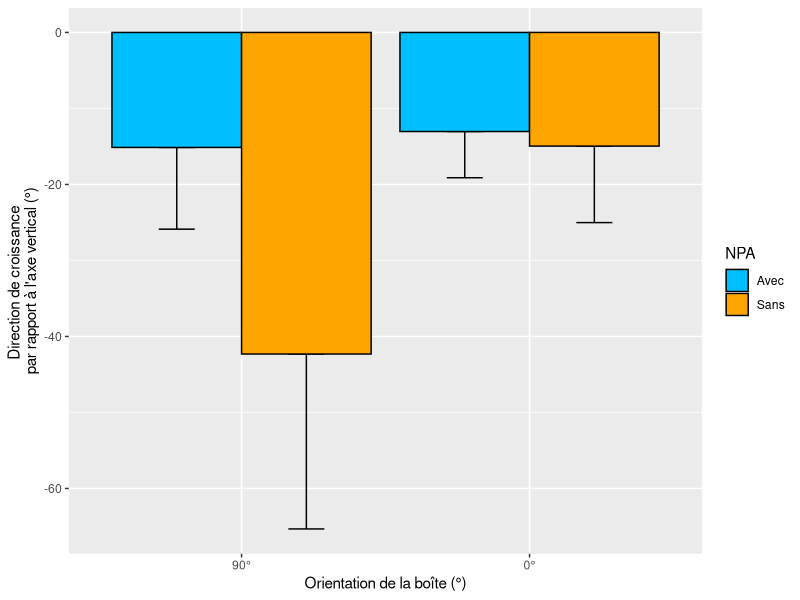
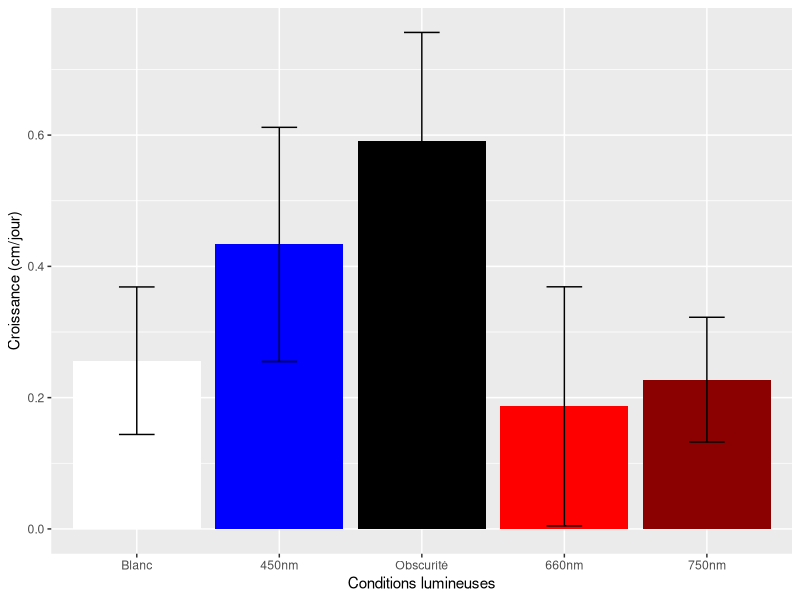
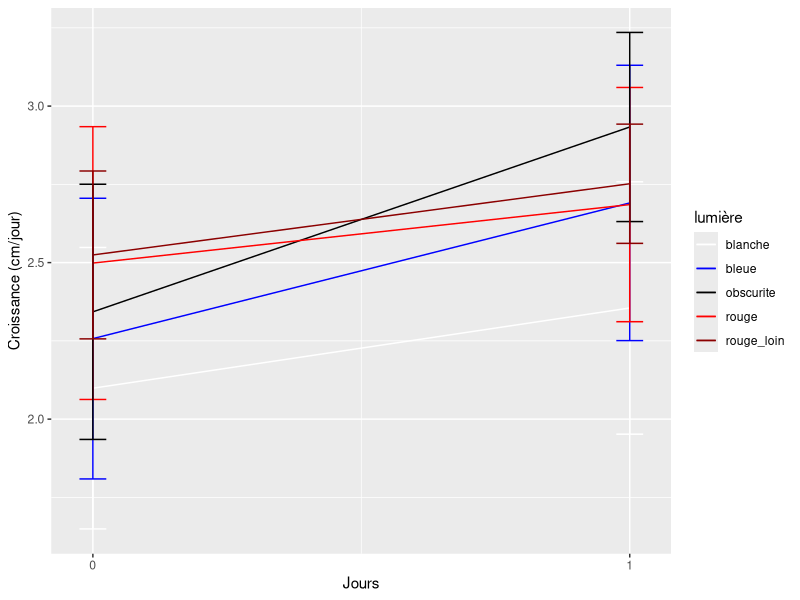
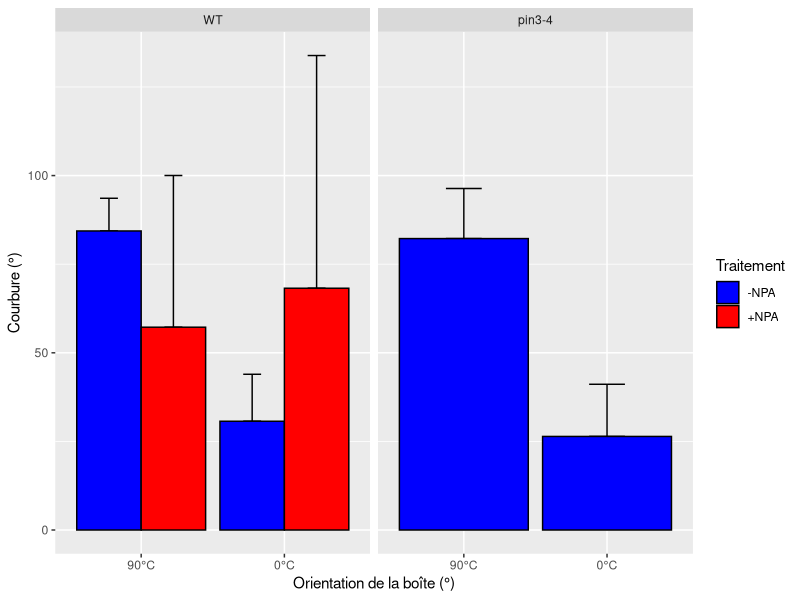
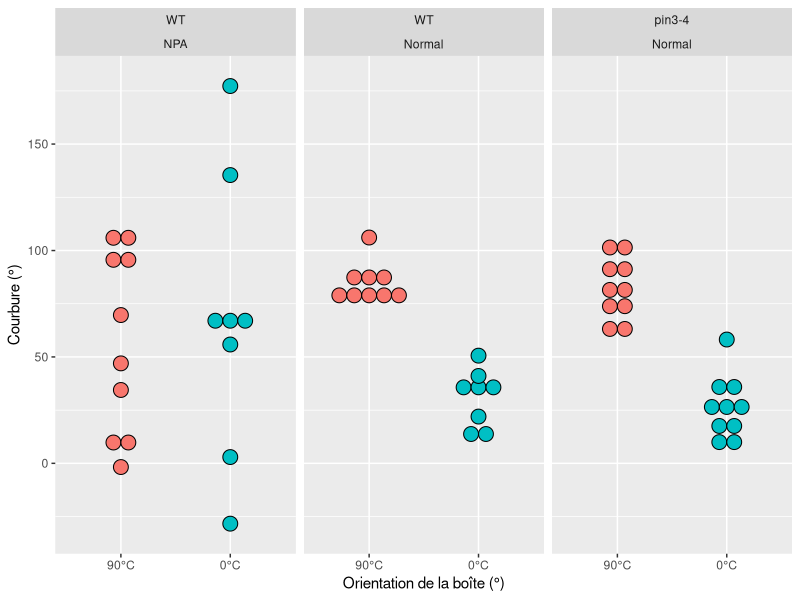

The R source for these figures, in order:
## ---- chunk 1
# Installation d'une librairie pour la production de graphiques`
# install.packages("ggplot2")
library(ggplot2)
# Installation d'une librairie pour la gestion des données tabulaires
# install.packages("data.table")
library(data.table)
## ---- chunk 2
# Lecture des données csv, méthode data.table
data1 <- fread(input = "student1/resulat.csv")
data2 <- fread(input = "student2/gravi.csv")
## ---- chunk 3
# Mise en forme des données, méthode data.table ###################################################
data1.summarized <- data1[,
                          list(diff=longueur[jour==1]-longueur[jour==0]),
                          by=list(plante, lumière)][, 
                                                    list(mean=mean(diff), sd=sd(diff)),
                                                    by=lumière]

data2.summarized <- data2[time == 1,
                          list(direction=mean(angle-180), ecarttype=sd(angle-180)),
                          by=list(Position, NPA)]
## ---- chunk 4


# Définition des paramètres principaux du graphique
g  <- ggplot(data = data2.summarized, mapping = aes(x = Position, y = direction, fill = NPA))

# Création du graphique
g.basic <- g + 
  geom_errorbar(width=.25, aes(ymin=direction-ecarttype, ymax=direction),  # ajout des écart-types
                position=position_dodge(.9)) + # re-positionnement correct des barres d'erreur
  geom_bar(stat = "identity", position = position_dodge(), color = "black") # choix d'un barplot

# g.basic

# Amélioration du graphique
g.improved <- g.basic +
  scale_fill_manual(values = c("deepskyblue", "orange")) + # re-définition des couleurs des barres
  scale_x_discrete(labels=c("90°", "0°")) + # re-définition des étiquettes de l'axe x
  ylab("Direction de croissance \npar rapport à l'axe vertical (°)") + # Titre axe y
  xlab("Orientation de la boîte (°)")# Titre axe x

g.improved
## ---- chunk 5
# Définition des paramètres principaux du graphique
g  <- ggplot(data = data1.summarized, mapping = aes(x = lumière, y = mean, fill = lumière))

# Création du graphique de type 'barplot'
g.basic <- g + 
  geom_bar(stat = "identity", position = position_dodge()) + # choix d'un barplot
  geom_errorbar(width=.25, aes(ymin=mean-sd, ymax=mean+sd)) # ajout des écart-types

# Amélioration du graphique
g.improved <- g.basic +
  scale_fill_manual(values = c("white","blue", "black", "red", "darkred")) + # re-définition des couleurs des barres
  scale_x_discrete(labels=c("Blanc", "450nm", "Obscurité", "660nm", "750nm")) + # re-définition des étiquettes de l'axe x
  ylab("Croissance (cm/jour)") + # Titre axe y
  xlab("Conditions lumineuses") + # Titre axe x
  guides(fill=FALSE) # Suppression de la légende

g.improved
## ---- chunk 6
# Mise en forme des données
## Calcul de la moyenne de longueur pour chaque jour et condition lumineuse
data.per.day <- data1[,
                      list(mean=mean(longueur), sd=sd(longueur)),
                      by=list(jour, lumière)]

# Définition des paramètres principaux du graphique
g  <- ggplot(data = data.per.day, mapping = aes(x = jour, y = mean, color = lumière))

# Création du graphique de type 'X-Y, lignes'
g.basic <- g + 
  geom_line() + # choix d'un graphique x/y de type ligne
  geom_errorbar(width=.05, aes(ymin=mean-sd, ymax=mean+sd)) # ajout des écart-types

# Amélioration du graphique
g.improved <- g.basic +
  scale_color_manual(values = c("white","blue", "black", "red", "darkred")) + # re-définition des couleurs des barres
  scale_x_continuous(breaks = c(0,1)) + # re-définition des étiquettes de l'axe x
  ylab("Croissance (cm/jour)") + # Titre axe y
  xlab("Jours")

g.improved
## ---- chunk 7
data3   <- fread(input = "student3/data.csv")
data3$stimulus <- factor(data3$stimulus)  # transformation de cette donnée en 'facteurs' pour qu'elle soit
                                          # comprise par ggplot comme un paramètre de regroupement des données

# Définition des paramètres principaux du graphique
# Notez ici l'utilisation de l'argument 'group'
g  <- ggplot(data = data3, mapping = aes(x = stimulus, y = mean, fill = traitement, group = traitement))

# Création du graphique
g.basic <- g + 
  geom_errorbar(width=.25, aes(ymin=mean, ymax=mean+sd),  # ajout des écart-types
                position=position_dodge(.9)) + # re-positionnement correct des barres d'erreur
  geom_bar(stat = "identity", position = position_dodge(0.9), color = "black") # choix d'un barplot

# Séparation du graphique en 2 panneaux sur base du génotype
g.facet <- g.basic +
  facet_grid(. ~ genotype, labeller = labeller(genotype = c(GUS = "WT", PIN = "pin3-4"))) # la paramètre labeller sert au renommage

# Amélioration du graphique
g.improved <- g.facet +
  scale_fill_manual(values = c("blue","red"), name = "Traitement", labels = c("-NPA", "+NPA")) + # paramètres légende
  scale_x_discrete(labels=c("90°C", "0°C")) + # re-définition des étiquettes de l'axe x
  ylab("Courbure (°)") + # Titre axe y
  xlab("Orientation de la boîte (°)") # 

g.improved
## ---- chunk 8
# Il est parfois nécessaire de fixer le type des colonnes qui servent à trier 
# ou regrouper les données sur 'factor'.
# dans le cas présent si vous ne faites pas cela pour la colonne 'stimulus', elle ne pourra pas vous
# servir à paramètrer la couleur des points via l'argument 'fill' de ggplot.
# Une façon de faire est de fixer le type de colonne lors de la lecture 'fread' à l'aide de
# l'argument 'colClasses'
# Notez que ggplot2 considère automatiquement les types 'string' comme des facteurs, raison pour laquelle,
# dans le cas présent, le problème se pose uniquement pour la colonne 'stimulus' dont les valeurs 0 et 90
# sont considérés comme des 'numeric' (ce qu'ils sont) et non automatiquement interprétés comme des facteurs
# par ggplot2.
data4   <- fread(input = "student3/fulldata.csv", colClasses = c("factor", "factor", "factor", "factor", "numeric"))

# Définition des paramètres principaux du graphique
# Notez ici l'utilisation de l'argument 'group'
g  <- ggplot(data = data4, mapping = aes(x = stimulus, y = angle, fill = stimulus))

# Création du graphique
g.basic <- g + 
  geom_dotplot(binaxis = "y", stackdir = "center", binwidth = 7) 

# Séparation du graphique en panneaux sur base du génotype et du traitement
g.facet <- g.basic +
  facet_grid(. ~ Genotype + traitement, labeller = labeller(Genotype = c(GUS = "WT", PIN = "pin3-4"))) # la paramètre labeller sert au renommage

# Amélioration du graphique
g.improved <- g.facet +
  scale_x_discrete(labels=c("90°C", "0°C")) + # re-définition des étiquettes de l'axe x
  ylab("Courbure (°)") + # Titre axe y
  xlab("Orientation de la boîte (°)") + # Titre axe x
  guides(fill=FALSE) # Suppression de la légende

g.improved
